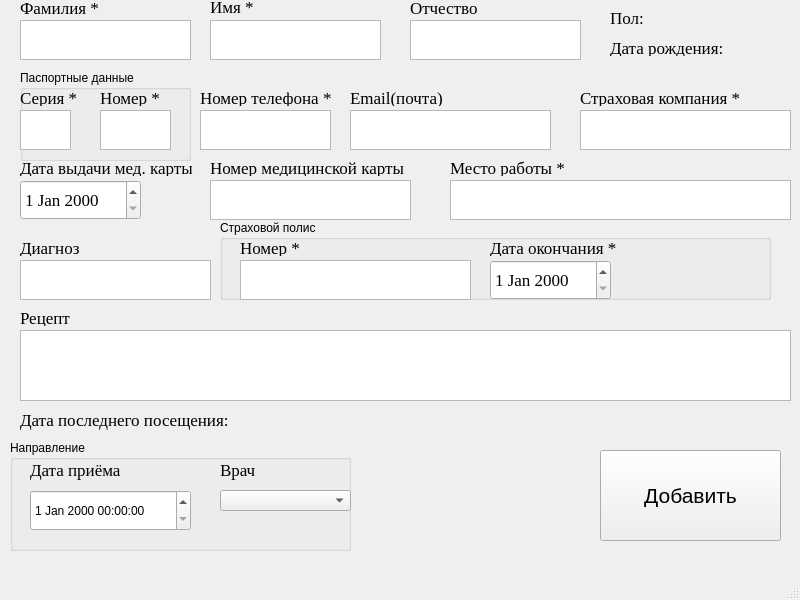
<?xml version="1.0" encoding="UTF-8"?>
<ui version="4.0">
 <class>LDMWindow</class>
 <widget class="QMainWindow" name="LDMWindow">
  <property name="geometry">
   <rect>
    <x>0</x>
    <y>0</y>
    <width>800</width>
    <height>600</height>
   </rect>
  </property>
  <property name="windowTitle">
   <string>Направление на ЛДМ</string>
  </property>
  <widget class="QWidget" name="centralwidget">
   <widget class="QLabel" name="label_7">
    <property name="geometry">
     <rect>
      <x>20</x>
      <y>310</y>
      <width>101</width>
      <height>16</height>
     </rect>
    </property>
    <property name="font">
     <font>
      <family>Times New Roman</family>
      <pointsize>13</pointsize>
     </font>
    </property>
    <property name="text">
     <string>Рецепт</string>
    </property>
   </widget>
   <widget class="QLabel" name="label_17">
    <property name="geometry">
     <rect>
      <x>580</x>
      <y>90</y>
      <width>161</width>
      <height>16</height>
     </rect>
    </property>
    <property name="font">
     <font>
      <family>Times New Roman</family>
      <pointsize>13</pointsize>
     </font>
    </property>
    <property name="text">
     <string>Страховая компания *</string>
    </property>
    <property name="scaledContents">
     <bool>false</bool>
    </property>
   </widget>
   <widget class="QLabel" name="label_10">
    <property name="geometry">
     <rect>
      <x>210</x>
      <y>160</y>
      <width>201</width>
      <height>16</height>
     </rect>
    </property>
    <property name="font">
     <font>
      <family>Times New Roman</family>
      <pointsize>13</pointsize>
     </font>
    </property>
    <property name="text">
     <string>Номер медицинской карты</string>
    </property>
   </widget>
   <widget class="QTextEdit" name="insuranceCompany">
    <property name="geometry">
     <rect>
      <x>580</x>
      <y>110</y>
      <width>211</width>
      <height>40</height>
     </rect>
    </property>
    <property name="font">
     <font>
      <family>Times New Roman</family>
      <pointsize>13</pointsize>
     </font>
    </property>
    <property name="cursor" stdset="0">
     <cursorShape>IBeamCursor</cursorShape>
    </property>
   </widget>
   <widget class="QLabel" name="label_3">
    <property name="geometry">
     <rect>
      <x>410</x>
      <y>0</y>
      <width>121</width>
      <height>16</height>
     </rect>
    </property>
    <property name="font">
     <font>
      <family>Times New Roman</family>
      <pointsize>13</pointsize>
     </font>
    </property>
    <property name="text">
     <string>Отчество</string>
    </property>
   </widget>
   <widget class="QLabel" name="label_11">
    <property name="geometry">
     <rect>
      <x>20</x>
      <y>160</y>
      <width>191</width>
      <height>16</height>
     </rect>
    </property>
    <property name="font">
     <font>
      <family>Times New Roman</family>
      <pointsize>13</pointsize>
     </font>
    </property>
    <property name="text">
     <string>Дата выдачи мед. карты</string>
    </property>
   </widget>
   <widget class="QTextEdit" name="recipe">
    <property name="geometry">
     <rect>
      <x>20</x>
      <y>330</y>
      <width>771</width>
      <height>71</height>
     </rect>
    </property>
    <property name="font">
     <font>
      <family>Times New Roman</family>
      <pointsize>13</pointsize>
     </font>
    </property>
    <property name="cursor" stdset="0">
     <cursorShape>IBeamCursor</cursorShape>
    </property>
   </widget>
   <widget class="QLabel" name="label_16">
    <property name="geometry">
     <rect>
      <x>450</x>
      <y>160</y>
      <width>151</width>
      <height>16</height>
     </rect>
    </property>
    <property name="font">
     <font>
      <family>Times New Roman</family>
      <pointsize>13</pointsize>
     </font>
    </property>
    <property name="text">
     <string>Место работы *</string>
    </property>
    <property name="scaledContents">
     <bool>false</bool>
    </property>
   </widget>
   <widget class="QTextEdit" name="name">
    <property name="geometry">
     <rect>
      <x>210</x>
      <y>20</y>
      <width>171</width>
      <height>40</height>
     </rect>
    </property>
    <property name="font">
     <font>
      <family>Times New Roman</family>
      <pointsize>13</pointsize>
     </font>
    </property>
    <property name="cursor" stdset="0">
     <cursorShape>IBeamCursor</cursorShape>
    </property>
   </widget>
   <widget class="QTextEdit" name="phoneNumber">
    <property name="geometry">
     <rect>
      <x>200</x>
      <y>110</y>
      <width>131</width>
      <height>40</height>
     </rect>
    </property>
    <property name="font">
     <font>
      <family>Times New Roman</family>
      <pointsize>13</pointsize>
     </font>
    </property>
    <property name="cursor" stdset="0">
     <cursorShape>IBeamCursor</cursorShape>
    </property>
   </widget>
   <widget class="QTextEdit" name="email">
    <property name="geometry">
     <rect>
      <x>350</x>
      <y>110</y>
      <width>201</width>
      <height>40</height>
     </rect>
    </property>
    <property name="font">
     <font>
      <family>Times New Roman</family>
      <pointsize>13</pointsize>
     </font>
    </property>
   </widget>
   <widget class="QTextEdit" name="numverOfMedicalCard">
    <property name="geometry">
     <rect>
      <x>210</x>
      <y>180</y>
      <width>201</width>
      <height>40</height>
     </rect>
    </property>
    <property name="font">
     <font>
      <family>Times New Roman</family>
      <pointsize>13</pointsize>
     </font>
    </property>
    <property name="cursor" stdset="0">
     <cursorShape>IBeamCursor</cursorShape>
    </property>
   </widget>
   <widget class="QTextEdit" name="workingPlace">
    <property name="geometry">
     <rect>
      <x>450</x>
      <y>180</y>
      <width>341</width>
      <height>40</height>
     </rect>
    </property>
    <property name="font">
     <font>
      <family>Times New Roman</family>
      <pointsize>13</pointsize>
     </font>
    </property>
    <property name="cursor" stdset="0">
     <cursorShape>IBeamCursor</cursorShape>
    </property>
   </widget>
   <widget class="QTextEdit" name="surname">
    <property name="geometry">
     <rect>
      <x>20</x>
      <y>20</y>
      <width>171</width>
      <height>40</height>
     </rect>
    </property>
    <property name="font">
     <font>
      <family>Times New Roman</family>
      <pointsize>13</pointsize>
     </font>
    </property>
    <property name="cursor" stdset="0">
     <cursorShape>IBeamCursor</cursorShape>
    </property>
   </widget>
   <widget class="QLabel" name="label_2">
    <property name="geometry">
     <rect>
      <x>210</x>
      <y>0</y>
      <width>47</width>
      <height>13</height>
     </rect>
    </property>
    <property name="font">
     <font>
      <family>Times New Roman</family>
      <pointsize>13</pointsize>
     </font>
    </property>
    <property name="text">
     <string>Имя *</string>
    </property>
   </widget>
   <widget class="QPushButton" name="confirmAddLDM">
    <property name="geometry">
     <rect>
      <x>600</x>
      <y>450</y>
      <width>181</width>
      <height>91</height>
     </rect>
    </property>
    <property name="font">
     <font>
      <family>MS Shell Dlg 2</family>
      <pointsize>16</pointsize>
      <weight>50</weight>
      <italic>false</italic>
      <bold>false</bold>
     </font>
    </property>
    <property name="styleSheet">
     <string notr="true">font: 16pt &quot;MS Shell Dlg 2&quot;;</string>
    </property>
    <property name="text">
     <string>Добавить</string>
    </property>
   </widget>
   <widget class="QLabel" name="label">
    <property name="geometry">
     <rect>
      <x>20</x>
      <y>0</y>
      <width>81</width>
      <height>16</height>
     </rect>
    </property>
    <property name="font">
     <font>
      <family>Times New Roman</family>
      <pointsize>13</pointsize>
     </font>
    </property>
    <property name="text">
     <string>Фамилия *</string>
    </property>
   </widget>
   <widget class="QLabel" name="label_9">
    <property name="geometry">
     <rect>
      <x>350</x>
      <y>90</y>
      <width>101</width>
      <height>16</height>
     </rect>
    </property>
    <property name="font">
     <font>
      <family>Times New Roman</family>
      <pointsize>13</pointsize>
     </font>
    </property>
    <property name="text">
     <string>Email(почта)</string>
    </property>
   </widget>
   <widget class="QTextEdit" name="patronumic">
    <property name="geometry">
     <rect>
      <x>410</x>
      <y>20</y>
      <width>171</width>
      <height>40</height>
     </rect>
    </property>
    <property name="font">
     <font>
      <family>Times New Roman</family>
      <pointsize>13</pointsize>
     </font>
    </property>
    <property name="cursor" stdset="0">
     <cursorShape>IBeamCursor</cursorShape>
    </property>
   </widget>
   <widget class="QDateEdit" name="dateOfMedicalCardgfGet">
    <property name="geometry">
     <rect>
      <x>20</x>
      <y>180</y>
      <width>121</width>
      <height>40</height>
     </rect>
    </property>
    <property name="font">
     <font>
      <family>Times New Roman</family>
      <pointsize>13</pointsize>
     </font>
    </property>
   </widget>
   <widget class="QLabel" name="label_8">
    <property name="geometry">
     <rect>
      <x>200</x>
      <y>90</y>
      <width>141</width>
      <height>16</height>
     </rect>
    </property>
    <property name="font">
     <font>
      <family>Times New Roman</family>
      <pointsize>13</pointsize>
     </font>
    </property>
    <property name="text">
     <string>Номер телефона *</string>
    </property>
   </widget>
   <widget class="QLabel" name="birthday">
    <property name="geometry">
     <rect>
      <x>610</x>
      <y>40</y>
      <width>181</width>
      <height>16</height>
     </rect>
    </property>
    <property name="font">
     <font>
      <family>Times New Roman</family>
      <pointsize>13</pointsize>
     </font>
    </property>
    <property name="text">
     <string>Дата рождения:</string>
    </property>
   </widget>
   <widget class="QLabel" name="gender">
    <property name="geometry">
     <rect>
      <x>610</x>
      <y>10</y>
      <width>181</width>
      <height>16</height>
     </rect>
    </property>
    <property name="font">
     <font>
      <family>Times New Roman</family>
      <pointsize>13</pointsize>
     </font>
    </property>
    <property name="text">
     <string>Пол:</string>
    </property>
   </widget>
   <widget class="QLabel" name="dateLastVisit">
    <property name="geometry">
     <rect>
      <x>20</x>
      <y>410</y>
      <width>240</width>
      <height>20</height>
     </rect>
    </property>
    <property name="font">
     <font>
      <family>Times New Roman</family>
      <pointsize>13</pointsize>
     </font>
    </property>
    <property name="text">
     <string>Дата последнего посещения:</string>
    </property>
   </widget>
   <widget class="QTextEdit" name="diagnosis">
    <property name="geometry">
     <rect>
      <x>20</x>
      <y>260</y>
      <width>191</width>
      <height>40</height>
     </rect>
    </property>
    <property name="font">
     <font>
      <family>Times New Roman</family>
      <pointsize>13</pointsize>
     </font>
    </property>
    <property name="cursor" stdset="0">
     <cursorShape>IBeamCursor</cursorShape>
    </property>
   </widget>
   <widget class="QLabel" name="label_12">
    <property name="geometry">
     <rect>
      <x>20</x>
      <y>240</y>
      <width>201</width>
      <height>16</height>
     </rect>
    </property>
    <property name="font">
     <font>
      <family>Times New Roman</family>
      <pointsize>13</pointsize>
     </font>
    </property>
    <property name="text">
     <string>Диагноз</string>
    </property>
   </widget>
   <widget class="QGroupBox" name="groupBox">
    <property name="geometry">
     <rect>
      <x>10</x>
      <y>440</y>
      <width>341</width>
      <height>111</height>
     </rect>
    </property>
    <property name="styleSheet">
     <string notr="true">font: 13pt &quot;Times New Roman&quot;;</string>
    </property>
    <property name="title">
     <string>Направление</string>
    </property>
    <widget class="QComboBox" name="comboBoxPickDoctor">
     <property name="geometry">
      <rect>
       <x>210</x>
       <y>50</y>
       <width>131</width>
       <height>21</height>
      </rect>
     </property>
     <property name="font">
      <font>
       <family>Times New Roman</family>
       <pointsize>13</pointsize>
      </font>
     </property>
    </widget>
    <widget class="QLabel" name="label_13">
     <property name="geometry">
      <rect>
       <x>210</x>
       <y>20</y>
       <width>151</width>
       <height>20</height>
      </rect>
     </property>
     <property name="font">
      <font>
       <family>Times New Roman</family>
       <pointsize>13</pointsize>
      </font>
     </property>
     <property name="text">
      <string>Врач</string>
     </property>
    </widget>
    <widget class="QLabel" name="label_21">
     <property name="geometry">
      <rect>
       <x>20</x>
       <y>20</y>
       <width>221</width>
       <height>20</height>
      </rect>
     </property>
     <property name="font">
      <font>
       <family>Times New Roman</family>
       <pointsize>13</pointsize>
      </font>
     </property>
     <property name="text">
      <string>Дата приёма</string>
     </property>
    </widget>
    <widget class="QDateTimeEdit" name="dateAdmission">
     <property name="geometry">
      <rect>
       <x>20</x>
       <y>50</y>
       <width>161</width>
       <height>41</height>
      </rect>
     </property>
     <property name="styleSheet">
      <string notr="true">font: 13pt &quot;Times New Roman&quot;;</string>
     </property>
    </widget>
   </widget>
   <widget class="QGroupBox" name="groupBox_2">
    <property name="geometry">
     <rect>
      <x>20</x>
      <y>70</y>
      <width>171</width>
      <height>91</height>
     </rect>
    </property>
    <property name="styleSheet">
     <string notr="true">font: 13pt &quot;Times New Roman&quot;;</string>
    </property>
    <property name="title">
     <string>Паспортные данные</string>
    </property>
    <widget class="QTextEdit" name="serialPasport">
     <property name="geometry">
      <rect>
       <x>0</x>
       <y>40</y>
       <width>51</width>
       <height>40</height>
      </rect>
     </property>
     <property name="font">
      <font>
       <family>Times New Roman</family>
       <pointsize>13</pointsize>
      </font>
     </property>
     <property name="cursor" stdset="0">
      <cursorShape>IBeamCursor</cursorShape>
     </property>
    </widget>
    <widget class="QTextEdit" name="numerPassport">
     <property name="geometry">
      <rect>
       <x>80</x>
       <y>40</y>
       <width>71</width>
       <height>40</height>
      </rect>
     </property>
     <property name="font">
      <font>
       <family>Times New Roman</family>
       <pointsize>13</pointsize>
      </font>
     </property>
     <property name="cursor" stdset="0">
      <cursorShape>IBeamCursor</cursorShape>
     </property>
    </widget>
    <widget class="QLabel" name="label_5">
     <property name="geometry">
      <rect>
       <x>80</x>
       <y>20</y>
       <width>61</width>
       <height>16</height>
      </rect>
     </property>
     <property name="font">
      <font>
       <family>Times New Roman</family>
       <pointsize>13</pointsize>
      </font>
     </property>
     <property name="text">
      <string>Номер *</string>
     </property>
    </widget>
    <widget class="QLabel" name="label_4">
     <property name="geometry">
      <rect>
       <x>0</x>
       <y>20</y>
       <width>61</width>
       <height>16</height>
      </rect>
     </property>
     <property name="font">
      <font>
       <family>Times New Roman</family>
       <pointsize>13</pointsize>
      </font>
     </property>
     <property name="text">
      <string>Серия *</string>
     </property>
    </widget>
   </widget>
   <widget class="QGroupBox" name="groupBox_3">
    <property name="geometry">
     <rect>
      <x>220</x>
      <y>220</y>
      <width>551</width>
      <height>80</height>
     </rect>
    </property>
    <property name="styleSheet">
     <string notr="true">font: 13pt &quot;Times New Roman&quot;;</string>
    </property>
    <property name="title">
     <string>Страховой полис</string>
    </property>
    <widget class="QLabel" name="label_15">
     <property name="geometry">
      <rect>
       <x>270</x>
       <y>20</y>
       <width>261</width>
       <height>16</height>
      </rect>
     </property>
     <property name="font">
      <font>
       <family>Times New Roman</family>
       <pointsize>13</pointsize>
      </font>
     </property>
     <property name="text">
      <string>Дата окончания *</string>
     </property>
     <property name="scaledContents">
      <bool>false</bool>
     </property>
    </widget>
    <widget class="QDateEdit" name="dateInsuranceDead">
     <property name="geometry">
      <rect>
       <x>270</x>
       <y>40</y>
       <width>121</width>
       <height>40</height>
      </rect>
     </property>
     <property name="font">
      <font>
       <family>Times New Roman</family>
       <pointsize>13</pointsize>
      </font>
     </property>
    </widget>
    <widget class="QTextEdit" name="numberOfInsurancePolis">
     <property name="geometry">
      <rect>
       <x>20</x>
       <y>40</y>
       <width>231</width>
       <height>40</height>
      </rect>
     </property>
     <property name="font">
      <font>
       <family>MS Shell Dlg 2</family>
       <pointsize>13</pointsize>
       <weight>50</weight>
       <italic>false</italic>
       <bold>false</bold>
      </font>
     </property>
     <property name="cursor" stdset="0">
      <cursorShape>IBeamCursor</cursorShape>
     </property>
     <property name="styleSheet">
      <string notr="true">font: 13pt &quot;MS Shell Dlg 2&quot;;</string>
     </property>
    </widget>
    <widget class="QLabel" name="label_14">
     <property name="geometry">
      <rect>
       <x>20</x>
       <y>20</y>
       <width>201</width>
       <height>16</height>
      </rect>
     </property>
     <property name="font">
      <font>
       <family>Times New Roman</family>
       <pointsize>13</pointsize>
      </font>
     </property>
     <property name="text">
      <string>Номер *</string>
     </property>
     <property name="scaledContents">
      <bool>false</bool>
     </property>
    </widget>
   </widget>
  </widget>
  <widget class="QMenuBar" name="menubar">
   <property name="geometry">
    <rect>
     <x>0</x>
     <y>0</y>
     <width>800</width>
     <height>21</height>
    </rect>
   </property>
  </widget>
  <widget class="QStatusBar" name="statusbar"/>
 </widget>
 <resources/>
 <connections/>
</ui>
